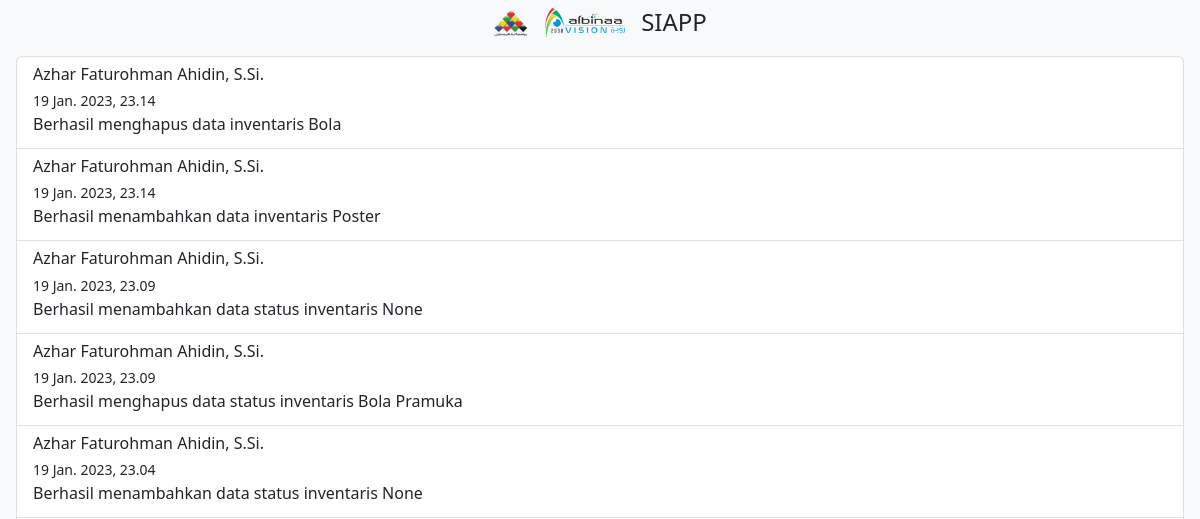
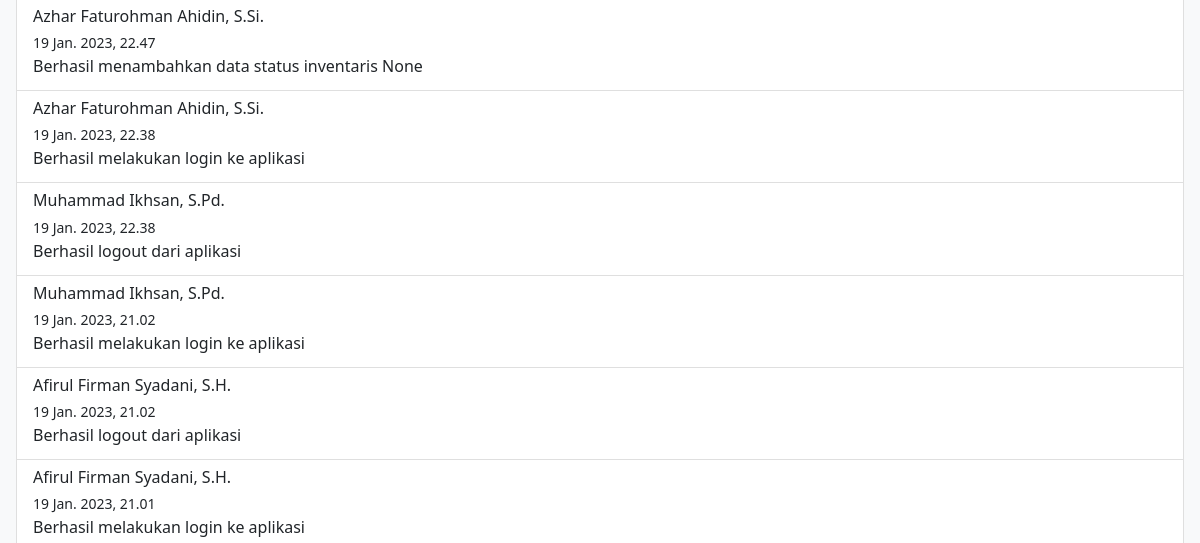
/log/ (upper part), run on an earlier commit of the app's database (2 pictures, top to bottom).
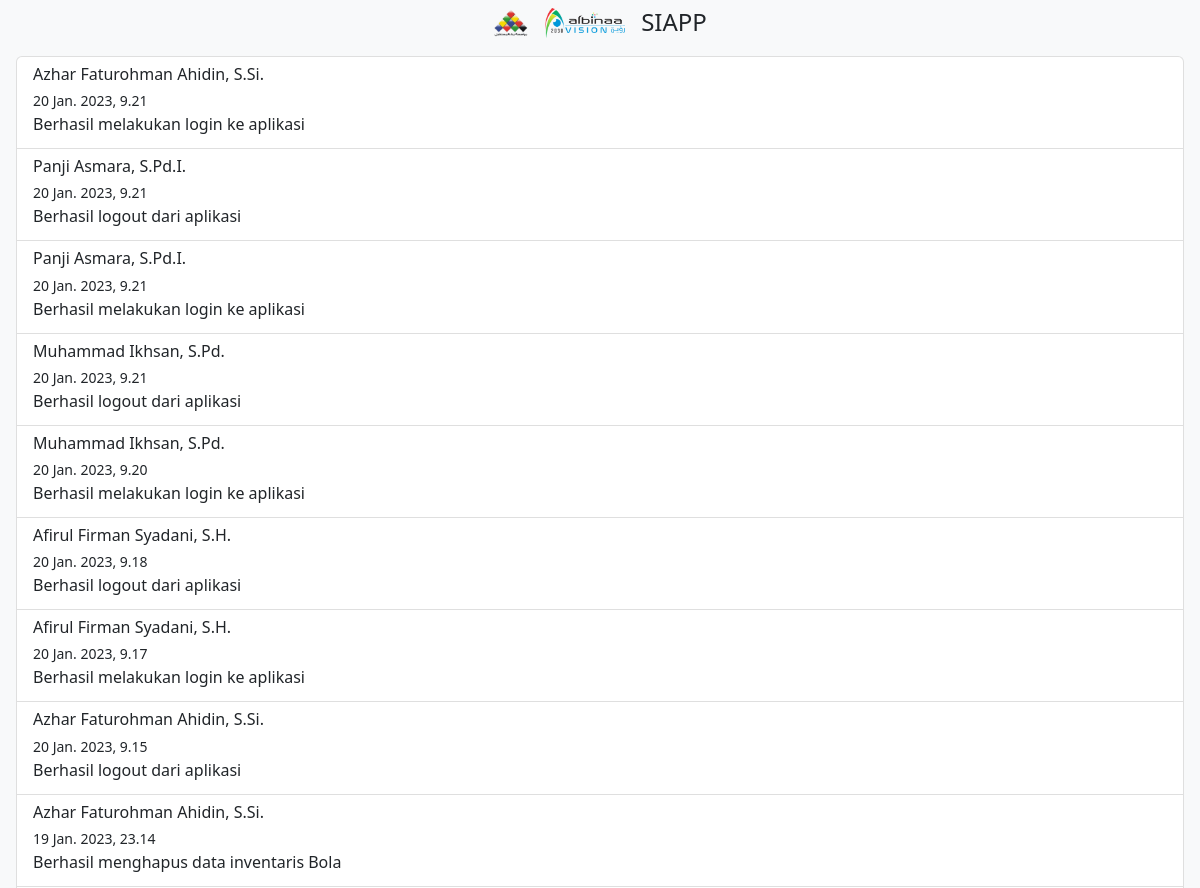
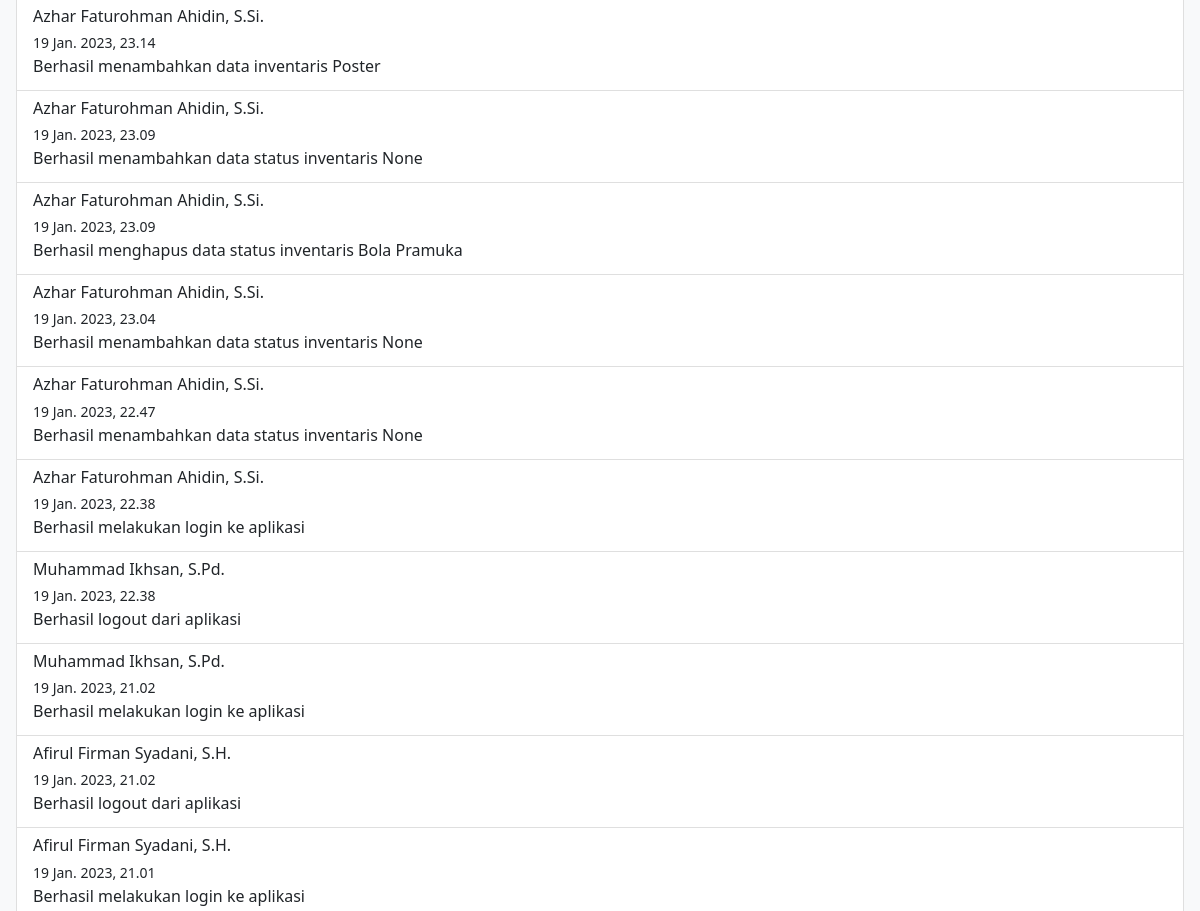
And on a later commit of the database (2 pictures, top to bottom).
### userlog/models.py (models this page shows, shortened)
class UserLog(models.Model):
    user = models.CharField(max_length=200)
    action_flag = models.CharField(max_length=200)
    app = models.CharField(max_length=200)
    message = models.CharField(max_length=200)
    created_at = models.DateTimeField(auto_now_add=True)
    updated_at = models.DateTimeField(auto_now=True)

### userlog/views.py (the view)
# urls.py: path('', deskripsi.views.home_view, name='app-index'),
def index(request):
    logs = UserLog.objects.all().order_by('-created_at')
    context = {
        'logs': logs,
    }
    return render(request, 'user-log.html', context)

### templates/user-log.html
{% extends 'base.html' %}
{% block content %}
    <div class="list-group mt-5 p-2 mx-2">
        {% for log in logs %}
            <a href="#" class="list-group-item list-group-item-action" aria-current="true">
                <h6 class="mb-1">{{ log.user }}</h6>
                <small>{{ log.created_at }}</small>
                <p class="mb-1">{{ log.message }}</p>
            </a>
        {% endfor %}
    </div>
{% endblock %}

### templates/base.html (shortened to what this page needs)
{% load static %}
<!doctype html>
<html lang="en">
<head>
    <link href="https://cdn.jsdelivr.net/npm/bootstrap@5.2.3/dist/css/bootstrap.min.css" rel="stylesheet">
    <link rel="stylesheet" href="{% static 'css/style.css' %}">
</head>
<body class="text-bg-light">
<nav>
    <div class="d-flex justify-content-center w-100 text-bg-light fixed-top text-center">
        <img class="m-2" src="{% static 'images/Binaaul-Mustaqbal.png' %}" alt="logo-sma" width="36" height="30">
        <img class="m-2" src="{% static 'images/albinaa-vision.png' %}" alt="logo-albinaa-vision" width="80" height="30">
        <a href="{% url 'app-index' %}" class="text-decoration-none text-dark m-2 fw-bold">
            <h4 class="my-0">SIAPP</h4>
        </a>
    </div>
</nav>
<main>
    {% block content %}
    {% endblock %}
</main>
</body>
</html>

What changed in the data, as far as the page shows it:
added UserLog: user "Azhar Faturohman Ahidin, S.Si.", created_at "20 Jan. 2023, 9.21", message "Berhasil melakukan login ke aplikasi"
added UserLog: user "Panji Asmara, S.Pd.I.", created_at "20 Jan. 2023, 9.21", message "Berhasil logout dari aplikasi"
added UserLog: user "Panji Asmara, S.Pd.I.", created_at "20 Jan. 2023, 9.21", message "Berhasil melakukan login ke aplikasi"
added UserLog: user "Muhammad Ikhsan, S.Pd.", created_at "20 Jan. 2023, 9.21", message "Berhasil logout dari aplikasi"
added UserLog: user "Muhammad Ikhsan, S.Pd.", created_at "20 Jan. 2023, 9.20", message "Berhasil melakukan login ke aplikasi"
added UserLog: user "Afirul Firman Syadani, S.H.", created_at "20 Jan. 2023, 9.18", message "Berhasil logout dari aplikasi"
added UserLog: user "Afirul Firman Syadani, S.H.", created_at "20 Jan. 2023, 9.17", message "Berhasil melakukan login ke aplikasi"
added UserLog: user "Azhar Faturohman Ahidin, S.Si.", created_at "20 Jan. 2023, 9.15", message "Berhasil logout dari aplikasi"
